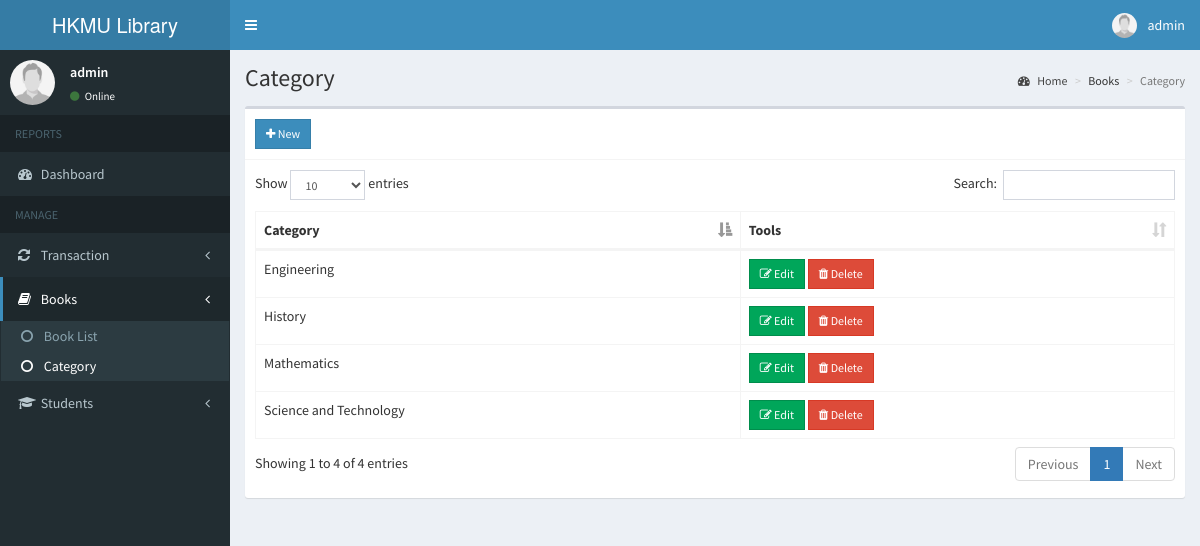
The app's page /admin/category.php (signed in) with its own data.
### tables this page shows
CREATE TABLE `category` (
  `id` int(11) NOT NULL,
  `name` varchar(100) NOT NULL
);

### admin/includes/session.php (called while the page is built, shortened)
<?php
	include 'includes/conn.php';
	$sql = "SELECT * FROM admin WHERE id = '".$_SESSION['admin']."'";
	$query = $conn->query($sql);
	$user = $query->fetch_assoc();
?>

### admin/category.php (the view, shortened to what this page needs)
<?php include 'includes/session.php'; ?>
<?php include 'includes/header.php'; ?>
<body class="hold-transition skin-blue sidebar-mini">
<div class="wrapper">
  <?php include 'includes/navbar.php'; ?>
  <?php include 'includes/menubar.php'; ?>
  <div class="content-wrapper">
    <section class="content-header">
      <h1>
        Category
      </h1>
      <ol class="breadcrumb">
        <li><a href="#"><i class="fa fa-dashboard"></i> Home</a></li>
        <li>Books</li>
        <li class="active">Category</li>
      </ol>
    </section>
    <section class="content">
      <div class="row">
        <div class="col-xs-12">
          <div class="box">
            <div class="box-header with-border">
              <a href="#addnew" data-toggle="modal" class="btn btn-primary btn-sm btn-flat"><i class="fa fa-plus"></i> New</a>
            </div>
            <div class="box-body">
              <table id="example1" class="table table-bordered">
                <thead>
                  <th>Category</th>
                  <th>Tools</th>
                </thead>
                <tbody>
                  <?php
                    $sql = "SELECT * FROM category";
                    $query = $conn->query($sql);
                    while($row = $query->fetch_assoc()){
                      echo "
                        <tr>
                          <td>".$row['name']."</td>
                          <td>
                            <button class='btn btn-success btn-sm edit btn-flat' data-id='".$row['id']."'><i class='fa fa-edit'></i> Edit</button>
                            <button class='btn btn-danger btn-sm delete btn-flat' data-id='".$row['id']."'><i class='fa fa-trash'></i> Delete</button>
                          </td>
                        </tr>
                      ";
                    }
                  ?>
                </tbody>
              </table>
            </div>
          </div>
        </div>
      </div>
    </section>
  </div>
</div>
</body>
</html>

### admin/includes/navbar.php (shortened to what this page needs)
<header class="main-header">
  <a href="#" class="logo">
    <span class="logo-lg">HKMU Library Borrowing System</span>
  </a>
  <nav class="navbar navbar-static-top">
    <a href="#" class="sidebar-toggle" data-toggle="push-menu" role="button">
    </a>
    <div class="navbar-custom-menu">
      <ul class="nav navbar-nav">
        <li class="dropdown user user-menu">
          <a href="#" class="dropdown-toggle" data-toggle="dropdown">
            <img src="<?php echo (!empty($user['photo'])) ? '../images/'.$user['photo'] : '../images/profile.jpg'; ?>" class="user-image" alt="User Image">
            <span class="hidden-xs"><?php echo $user['firstname'].' '.$user['lastname']; ?></span>
          </a>
        </li>
      </ul>
    </div>
  </nav>
</header>

### admin/includes/menubar.php (shortened to what this page needs)
<aside class="main-sidebar">
  <section class="sidebar">
    <div class="user-panel">
      <div class="pull-left image">
        <img src="<?php echo (!empty($user['photo'])) ? '../images/'.$user['photo'] : '../images/profile.jpg'; ?>" class="img-circle" alt="User Image">
      </div>
      <div class="pull-left info">
        <p><?php echo $user['firstname'].' '.$user['lastname']; ?></p>
        <a><i class="fa fa-circle text-success"></i> Online</a>
      </div>
    </div>
    <ul class="sidebar-menu" data-widget="tree">
      <li class="header">REPORTS</li>
      <li class=""><a href="home.php"><i class="fa fa-dashboard"></i> <span>Dashboard</span></a></li>
      <li class="header">MANAGE</li>
      <li class="treeview">
        <a href="#">
          <i class="fa fa-refresh"></i>
          <span>Transaction</span>
          <span class="pull-right-container">
            <i class="fa fa-angle-left pull-right"></i>
          </span>
        </a>
      </li>
      <li class="treeview">
        <a href="#">
          <i class="fa fa-book"></i>
          <span>Books</span>
          <span class="pull-right-container">
            <i class="fa fa-angle-left pull-right"></i>
          </span>
        </a>
        <ul class="treeview-menu">
          <li><a href="book.php"><i class="fa fa-circle-o"></i> Book List</a></li>
          <li><a href="category.php"><i class="fa fa-circle-o"></i> Category</a></li>
        </ul>
      </li>
      <li class="treeview">
        <a href="#">
          <i class="fa fa-graduation-cap"></i>
          <span>Students</span>
          <span class="pull-right-container">
            <i class="fa fa-angle-left pull-right"></i>
          </span>
        </a>
      </li>
    </ul>
  </section>
</aside>

### records on screen
category: name "Engineering"
category: name "Mathematics"
category: name "Science and Technology"
category: name "History"

### other values on screen
$user['firstname'] "admin"
